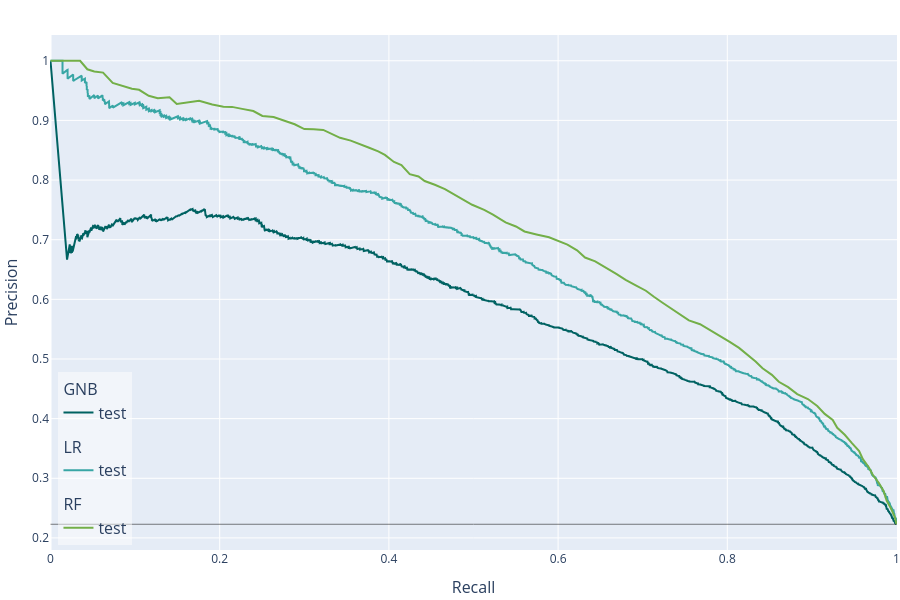

Notebook code for this chart:
### Code cell
experionml.plot_prc()

### Figure 1 — Plotly figure (JSON) as saved in the notebook; plotly's stock layout.template omitted (floating-point values rounded to 4 significant figures; data arrays with more than 128 entries replaced by an {"elided": "..."} marker saying what was removed)
{"data": [{"hovertemplate": "(%{x}, %{y})<extra>GNB - test</extra>", "legendgroup": "GNB", "legendgrouptitle": {"font": {"size": 16}, "text": "GNB"}, "line": {"color": "rgb(0, 98, 98)", "dash": "solid", "width": 2}, "marker": {"color": "rgb(0, 98, 98)", "line": {"color": "rgba(255, 255, 255, 0.9)", "width": 1}, "size": 8, "symbol": "circle"}, "mode": "lines", "name": "test", "showlegend": true, "type": "scatter", "x": {"elided": "14121 float values"}, "xaxis": "x", "y": {"elided": "14121 float values"}, "yaxis": "y"}, {"hovertemplate": "(%{x}, %{y})<extra>LR - test</extra>", "legendgroup": "LR", "legendgrouptitle": {"font": {"size": 16}, "text": "LR"}, "line": {"color": "rgb(56, 166, 165)", "dash": "solid", "width": 2}, "marker": {"color": "rgb(56, 166, 165)", "line": {"color": "rgba(255, 255, 255, 0.9)", "width": 1}, "size": 8, "symbol": "circle"}, "mode": "lines", "name": "test", "showlegend": true, "type": "scatter", "x": {"elided": "14217 float values"}, "xaxis": "x", "y": {"elided": "14217 float values"}, "yaxis": "y"}, {"hovertemplate": "(%{x}, %{y})<extra>RF - test</extra>", "legendgroup": "RF", "legendgrouptitle": {"font": {"size": 16}, "text": "RF"}, "line": {"color": "rgb(115, 175, 72)", "dash": "solid", "width": 2}, "marker": {"color": "rgb(115, 175, 72)", "line": {"color": "rgba(255, 255, 255, 0.9)", "width": 1}, "size": 8, "symbol": "circle"}, "mode": "lines", "name": "test", "showlegend": true, "type": "scatter", "x": [1.0, 0.9981, 0.9937, 0.9883, 0.9849, 0.9792, 0.9719, 0.9672, 0.9603, 0.9558, 0.9473, 0.9388, 0.93, 0.9246, 0.9151, 0.9063, 0.8953, 0.8826, 0.8719, 0.8609, 0.8527, 0.8416, 0.8334, 0.8227, 0.8139, 0.8028, 0.7915, 0.7795, 0.7678, 0.7546, 0.7451, 0.7347, 0.723, 0.7132, 0.7038, 0.6918, 0.6798, 0.6688, 0.6562, 0.6438, 0.6319, 0.6224, 0.611, 0.5997, 0.5893, 0.5744, 0.5603, 0.5502, 0.5379, 0.523, 0.5126, 0.4984, 0.4886, 0.4763, 0.4662, 0.4543, 0.4423, 0.435, 0.4246, 0.4148, 0.406, 0.3953, 0.3874, 0.3767, 0.3659, 0.3549, 0.3423, 0.3312, 0.3224, 0.311, 0.3, 0.2886, 0.2773, 0.2637, 0.2505, 0.2397, 0.2265, 0.2145, 0.2044, 0.1912, 0.1757, 0.1599, 0.1492, 0.1407, 0.1268, 0.1161, 0.1047, 0.09621, 0.08517, 0.0735, 0.06215, 0.05174, 0.04353, 0.03502, 0.02713, 0.01861, 0.01199, 0.00694, 0.002839, 0.001262, 0.0003155, 0.0], "xaxis": "x", "y": [0.2229, 0.2346, 0.2488, 0.2627, 0.2784, 0.2921, 0.3058, 0.3186, 0.3321, 0.3458, 0.359, 0.3729, 0.3846, 0.3978, 0.4079, 0.4212, 0.4328, 0.441, 0.4529, 0.4618, 0.4735, 0.4845, 0.4957, 0.5077, 0.5186, 0.5286, 0.538, 0.5492, 0.5583, 0.5647, 0.5741, 0.5844, 0.5947, 0.6044, 0.6144, 0.6235, 0.6327, 0.6426, 0.6533, 0.6637, 0.6701, 0.6822, 0.6918, 0.6981, 0.7041, 0.7088, 0.7138, 0.7222, 0.7289, 0.7422, 0.7499, 0.7585, 0.7665, 0.7771, 0.7849, 0.7921, 0.7984, 0.806, 0.8099, 0.825, 0.8303, 0.8421, 0.8481, 0.8541, 0.8599, 0.8661, 0.8708, 0.8787, 0.8841, 0.8851, 0.8855, 0.8936, 0.8997, 0.9057, 0.9074, 0.9157, 0.9193, 0.9227, 0.9231, 0.9266, 0.933, 0.9303, 0.9275, 0.9389, 0.9371, 0.9412, 0.9513, 0.9531, 0.9574, 0.9628, 0.9801, 0.982, 0.9857, 1.0, 1.0, 1.0, 1.0, 1.0, 1.0, 1.0, 1.0, 1.0], "yaxis": "y"}], "layout": {"font": {"size": 12}, "height": 600, "hoverlabel": {"font": {"size": 16}}, "legend": {"bgcolor": "rgba(255, 255, 255, 0.5)", "font": {"size": 16}, "groupclick": "toggleitem", "traceorder": "grouped", "x": 0.01, "xanchor": "left", "y": 0.01, "yanchor": "bottom"}, "margin": {"b": 50, "l": 50, "pad": 0, "r": 0, "t": 35}, "shapes": [{"line": {"color": "black", "width": 1}, "opacity": 0.5, "type": "line", "x0": 0, "x1": 1, "xref": "x", "y0": 0.2229, "y1": 0.2229, "yref": "y"}], "showlegend": true, "title": {"font": {"size": 24}, "pad": {"b": 15, "t": 15}, "x": 0.5, "xanchor": "center", "xref": "paper", "y": 1, "yanchor": "top"}, "width": 900, "xaxis": {"anchor": "y", "automargin": true, "domain": [0.0, 1.0], "title": {"font": {"size": 16}, "text": "Recall"}}, "yaxis": {"anchor": "x", "automargin": true, "domain": [0.0, 1.0], "title": {"font": {"size": 16}, "text": "Precision"}}}}
